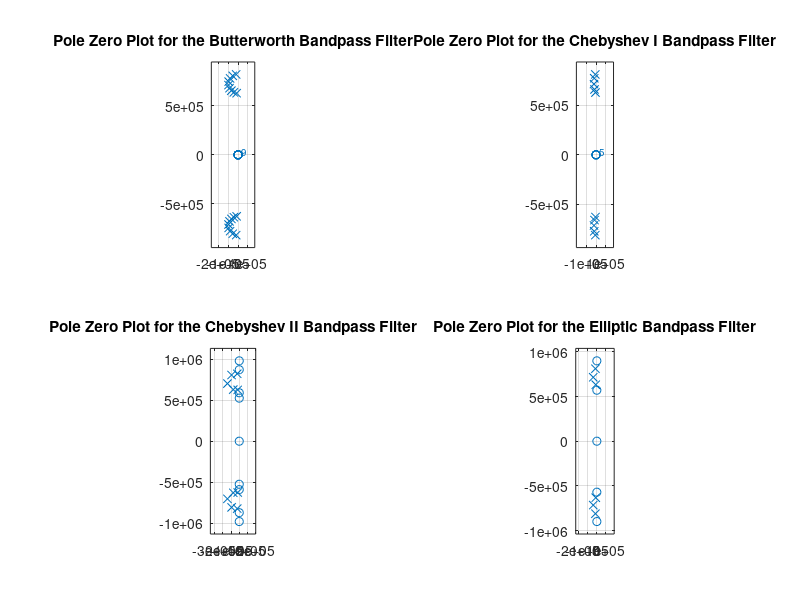
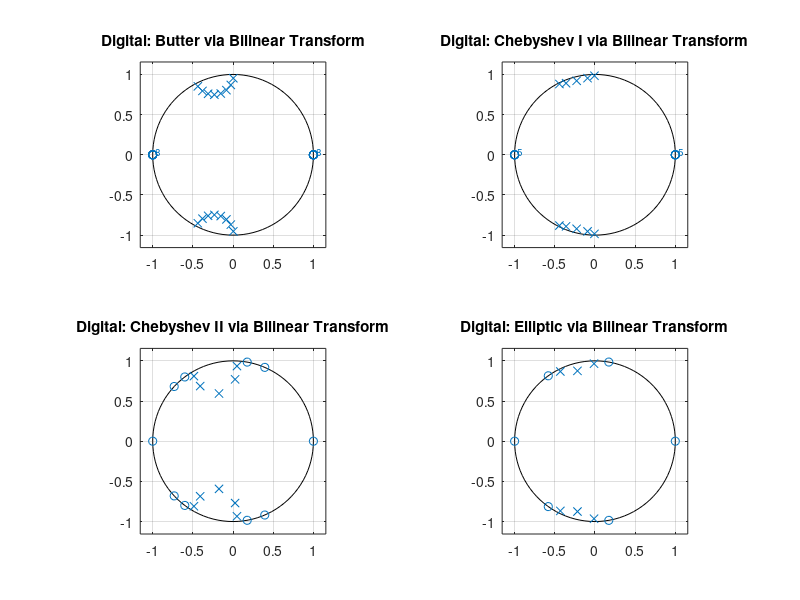
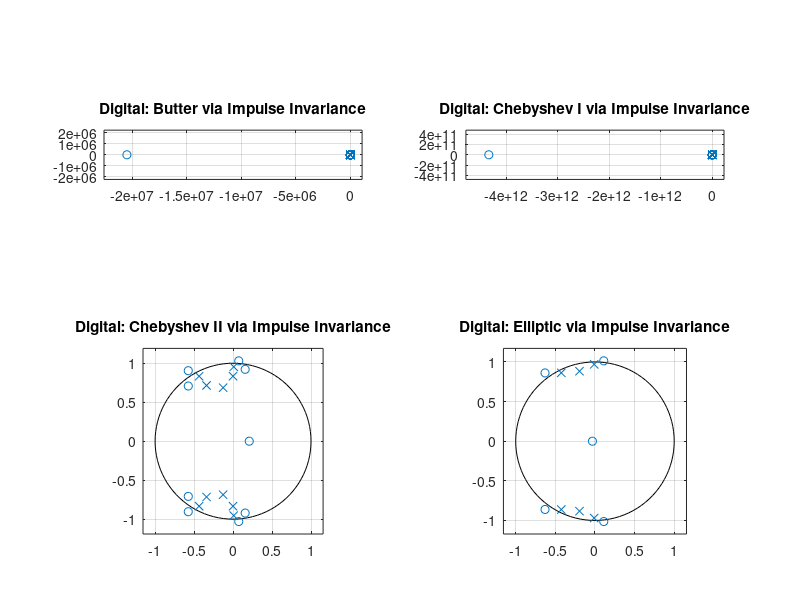

Here is the MATLAB script that generated these plots, in order: (Note: this script raises an error after producing the figures.)
% Michael Lendino ECE310 DSP PSET 3
%sorry for not doing this in a very efficient way, I did this late at night
%and was tired
clc;
clear all;

%% Call the appropriate functions to design digital bandpass filters with a sampling rate of 400kHz
Apass = 2;
Astop = 30;
Fpass = [100e3, 130e3];
Fstop = [90e3, 140e3];
%normalize frequency to sampling rate
Fsamp = 400e3;
FpassBL = [100e3, 130e3]/(Fsamp/2);
FstopBL = [90e3, 140e3]/(Fsamp/2);
wpass = 2*pi*Fpass;
wstop = 2*pi*Fstop;

%% Call the appropriate functions to design the bandpass filters and check that the orders match
%First we have to design the analog filters
[n,Wn] = buttord([wpass],[wstop],Apass,Astop,'s');
[b1,a1] = butter(n, Wn, 's');
[zb,pb,kb] = butter(n, Wn, 's');
[n2,Wn2] = cheb1ord([wpass],[wstop],Apass,Astop,'s');
[z2,p2,k2] = cheby1(n2,Apass,Wn2,'s');
[b2,a2] = cheby1(n2,Apass,Wn2,'s');
[n3,Wn3] = cheb2ord([wpass],[wstop],Apass,Astop,'s');
[z3,p3,k3] = cheby2(n3,Astop,Wn3,'s');
[b3,a3] = cheby2(n3,Astop,Wn3,'s');
[n4,Wn4] = ellipord([wpass],[wstop],Apass,Astop,'s');
[z4,p4,k4] = ellip(n4,Apass,Astop,Wn4,'s'); 
[b4,a4] = ellip(n4,Apass,Astop,Wn4,'s'); 
%Order for each analog filter
orderButterA = 2*n;
orderChebyIA = 2*n2;
orderChebyIIA = 2*n3;
orderEllipA = 2*n4;
%since nButter=9=n and nCheby=5=n2=n3, the orders are confirmed
%Now we have to do digital via bilinear transform
[n1,Wn1] = buttord([FpassBL],[FstopBL],Apass,Astop);
[z1,p1,k1] = butter(n1, Wn1); 
[b5,a5] = butter(n1, Wn1);
[n22,Wn22] = cheb1ord([FpassBL],[FstopBL],Apass,Astop);
[z22,p22,k22] = cheby1(n22,Apass,FpassBL);
[b6,a6] = cheby1(n22,Apass,FpassBL);
[n33,Wn33] = cheb2ord([FpassBL],[FstopBL],Apass,Astop);
[z33,p33,k33] = cheby2(n33,Astop,FstopBL);
[b7,a7] = cheby2(n33,Astop,FstopBL);
[n44,Wn44] = ellipord([FpassBL],[FstopBL],Apass,Astop);
[z44,p44,k44] = ellip(n44,Apass,Astop,Wn44); 
[b77,a77] = ellip(n44,Apass,Astop,Wn44); 
%order for each digital via bilinear transform filter
orderButterBL = 2*n1;
orderChebyIBL = 2*n22;
orderChebyIIBL = 2*n33;
orderEllipBL = 2*n44;

%Now we have to do design via impulse invariance
[bz1,az1] = impinvar(b1,a1,Fsamp);
[zz1,pp1,kk1] = tf2zp(bz1,az1);
[bz2,az2] = impinvar(b2,a2,Fsamp);
[zz2,pp2,kk2] = tf2zp(bz2,az2);
[bz3,az3] = impinvar(b3,a3,Fsamp);
[zz3,pp3,kk3] = tf2zp(bz3,az3);
[bz4,az4] = impinvar(b4,a4,Fsamp);
[zz4,pp4,kk4] = tf2zp(bz4,az4);
%order for the impulse invariance filters
Ni1 = filtord(bz1,az1);
Ni2 = filtord(bz2,az2);
Ni3 = filtord(bz3,az3);
Ni4 = filtord(bz4,az4);

%get pole zero plots for the analog, digital design via bilinear transform
%and for the digital via impulse invariance
figure('Name','Analog Filters','NumberTitle','off'); 
subplot(2,2,1);
zplane(zb,pb);
grid on;
title('Pole Zero Plot for the Butterworth Bandpass Filter');
subplot(2,2,2);
zplane(z2,p2);
grid on;
title('Pole Zero Plot for the Chebyshev I Bandpass Filter');
subplot(2,2,3);
zplane(z3,p3);
grid on;
title('Pole Zero Plot for the Chebyshev II Bandpass Filter');
subplot(2,2,4);
zplane(z4,p4);
grid on;
title('Pole Zero Plot for the Elliptic Bandpass Filter');

figure('Name','Bilinear Transforms','NumberTitle','off');
subplot(2,2,1);
zplane(z1,p1);
grid on;
title('Digital: Butter via Bilinear Transform');
subplot(2,2,2);
zplane(z22,p22);
grid on;
title('Digital: Chebyshev I via Bilinear Transform');
subplot(2,2,3);
zplane(z33,p33);
grid on;
title('Digital: Chebyshev II via Bilinear Transform');
subplot(2,2,4);
zplane(z44,p44);
grid on;
title('Digital: Elliptic via Bilinear Transform');

figure('Name','Impulse Invariance Design','NumberTitle','off');
subplot(2,2,1);
zplane(zz1,pp1);
grid on;
title('Digital: Butter via Impulse Invariance');
subplot(2,2,2);
zplane(zz2,pp2);
grid on;
title('Digital: Chebyshev I via Impulse Invariance');
subplot(2,2,3);
zplane(zz3,pp3);
grid on;
title('Digital: Chebyshev II via Impulse Invariance');
subplot(2,2,4);
zplane(zz4,pp4);
grid on;
title('Digital: Elliptic via Impulse Invariance');

%get magnitude response plots
[b111,a111] = zp2tf(zb,pb,kb);
[b21,a21] = zp2tf(z2,p2,k2);
[b31,a31] = zp2tf(z3,p3,k3);
[b41,a41] = zp2tf(z4,p4,k4);

[b51,a51] = zp2tf(z1,p1,k1);
[b61,a61] = zp2tf(z22,p22,k22);
[b71,a71] = zp2tf(z33,p33,k33);
[b771,a771] = zp2tf(z44,p44,k44);

[b81,a81] = zp2tf(zz1,pp1,kk1);
[b91,a91] = zp2tf(zz2,pp2,kk2);
[b101,a101] = zp2tf(zz3,pp3,kk3);
[b1111,a1111] = zp2tf(zz4,pp4,kk4);

[h,w] = freqs(b111,a111,100000);
[h2,w2] = freqs(b21,a21,100000);
[h3,w3] = freqs(b31,a31,100000);
[h4,w4] = freqs(b41,a41,100000);

[h5,w5] = freqz(b51,a51,100000, Fsamp);
[h6,w6] = freqz(b61,a61,100000, Fsamp);
[h7,w7] = freqz(b71,a71,100000, Fsamp);
[h77,w77] = freqz(b771,a771,100000, Fsamp);

[h8,w8] = freqz(b81,a81,100000, Fsamp);
[h9,w9] = freqz(b91,a91,100000, Fsamp);
[h10,w10] = freqz(b101,a101,100000, Fsamp);
[h11,w11] = freqz(b1111,a1111,100000, Fsamp);

%need to graph the magnitude in dB
Butterdb = 20*log10(abs(h));
ChebyIdb = 20*log10(abs(h2));
ChebyIIdb = 20*log10(abs(h3));
Ellipticdb = 20*log10(abs(h4));

ButterBLdb = 20*log10(abs(h5));
ChebyIBLdb = 20*log10(abs(h6));
ChebyIIBLdb = 20*log10(abs(h7));
EllipticBLdb = 20*log10(abs(h77));

ButterIMdb = 20*log10(abs(h8));
ChebyIdbIM = 20*log10(abs(h9));
ChebyIIdbIM = 20*log10(abs(h10));
EllipticIMdb = 20*log10(abs(h11));

figure('Name','Analog Magnitude Response','NumberTitle','off');
subplot(2,2,1);
plot(w/(2*pi),Butterdb);
grid on;
title('Analog: Butterworth Magnitude Response');
ylabel('Magnitude (dB)');
xlabel('Frequency (Hz)');
%frequency on the x axis from 0 to Nyquist Bandwidth on a linear scale
xlim([0 (Fsamp/2)]);
%magnitude in dB
ylim([-50 1]);
subplot(2,2,2);
plot(w2/(2*pi),ChebyIdb);
grid on;
title('Analog: Chebyshev I Magnitude Response');
ylabel('Magnitude (dB)');
xlabel('Frequency (Hz)');
%frequency on the x axis from 0 to Nyquist Bandwidth on a linear scale
xlim([0 (Fsamp/2)]);
%magnitude in dB
ylim([-50 1]);
subplot(2,2,3);
plot(w3/(2*pi),ChebyIIdb);
grid on;
title('Analog: Chebyshev II Magnitude Response');
ylabel('Magnitude (dB)');
xlabel('Frequency (Hz)');
%frequency on the x axis from 0 to Nyquist Bandwidth on a linear scale
xlim([0 (Fsamp/2)]);
%magnitude in dB
ylim([-50 1]);
subplot(2,2,4);
plot(w4/(2*pi),Ellipticdb);
grid on;
title('Analog: Chebyshev II Magnitude Response');
ylabel('Magnitude (dB)');
xlabel('Frequency (Hz)');
%frequency on the x axis from 0 to Nyquist Bandwidth on a linear scale
xlim([0 (Fsamp/2)]);
%magnitude in dB
ylim([-50 1]);

figure('Name','Digital Design via Bilinear Transform Magnitude Response','NumberTitle','off');
subplot(2,2,1);
plot(w5,ButterBLdb);
grid on;
title('Digital via Bilinear: Butterworth Magnitude Response');
ylabel('Magnitude (dB)');
xlabel('Frequency (Hz)');
%frequency on the x axis from 0 to Nyquist Bandwidth on a linear scale
xlim([0 (Fsamp/2)]);
%magnitude in dB
ylim([-50 1]);
subplot(2,2,2);
plot(w6,ChebyIBLdb);
grid on;
title('Digital via Bilinear: Chebyshev I Magnitude Response');
ylabel('Magnitude (dB)');
xlabel('Frequency (Hz)');
%frequency on the x axis from 0 to Nyquist Bandwidth on a linear scale
xlim([0 (Fsamp/2)]);
%magnitude in dB
ylim([-50 1]);
subplot(2,2,3);
plot(w7,ChebyIIBLdb);
grid on;
title('Digital via Bilinear: Chebyshev II Magnitude Response');
ylabel('Magnitude (dB)');
xlabel('Frequency (Hz)');
%frequency on the x axis from 0 to Nyquist Bandwidth on a linear scale
xlim([0 (Fsamp/2)]);
%magnitude in dB
ylim([-50 1]);
subplot(2,2,4);
plot(w77,EllipticBLdb);
grid on;
title('Digital via Bilinear: Elliptic Magnitude Response');
ylabel('Magnitude (dB)');
xlabel('Frequency (Hz)');
%frequency on the x axis from 0 to Nyquist Bandwidth on a linear scale
xlim([0 (Fsamp/2)]);
%magnitude in dB
ylim([-50 1]);

figure('Name','Digital Design via Impulse Invariance Magnitude Response','NumberTitle','off');
subplot(2,2,1);
plot(w8,ButterIMdb);
grid on;
title('Digital via Impulse Invariance: Butterworth Magnitude Response');
ylabel('Magnitude (dB)');
xlabel('Frequency (Hz)');
%frequency on the x axis from 0 to Nyquist Bandwidth on a linear scale
xlim([0 (Fsamp/2)]);
%magnitude in dB
ylim([-50 1]);
subplot(2,2,2);
plot(w9,ChebyIdbIM);
grid on;
title('Digital via Impulse Invariance: Chebyshev I Magnitude Response');
ylabel('Magnitude (dB)');
xlabel('Frequency (Hz)');
%frequency on the x axis from 0 to Nyquist Bandwidth on a linear scale
xlim([0 (Fsamp/2)]);
%magnitude in dB
ylim([-50 1]);
subplot(2,2,3);
plot(w10,ChebyIIdbIM);
grid on;
title('Digital via Impulse Invariance: Chebyshev II Magnitude Response');
ylabel('Magnitude (dB)');
xlabel('Frequency (Hz)');
%frequency on the x axis from 0 to Nyquist Bandwidth on a linear scale
xlim([0 (Fsamp/2)]);
%magnitude in dB
ylim([-50 1]);
subplot(2,2,4);
plot(w11,EllipticIMdb);
grid on;
title('Digital via Impulse Invariance: Elliptic Magnitude Response');
ylabel('Magnitude (dB)');
xlabel('Frequency (Hz)');
%frequency on the x axis from 0 to Nyquist Bandwidth on a linear scale
xlim([0 (Fsamp/2)]);
%magnitude in dB
ylim([-50 1]);

%now we wish to find the time constants for each of the 12 filters
%for the four analog filters, butterworth, ChebyI, Cheby II, and elliptic
tau1 = max(1./abs(real(pb)));
tau2 = max(1./abs(real(p2)));
tau3 = max(1./abs(real(p3)));
tau4 = max(1./abs(real(p4)));
%for the eight digital filters, four bilinear, four impulse invariant,
%butterworth, chebyI, chebyII, and elliptic
tau5 = max(abs(1./log(abs(p1))))/Fsamp;
tau6 = max(abs(1./log(abs(p22))))/Fsamp;
tau7 = max(abs(1./log(abs(p33))))/Fsamp;
tau8 = max(abs(1./log(abs(p44))))/Fsamp;

tau9 = max(abs(1./log(abs(pp1))))/Fsamp;
tau10 = max(abs(1./log(abs(pp2))))/Fsamp;
tau11 = max(abs(1./log(abs(pp3))))/Fsamp;
tau12 = max(abs(1./log(abs(pp4))))/Fsamp;
%Now we wish to calculate the specifications of the analog bandpass filter
%obtained via prewarping
Omega1 = tan(0.5*(90e3*2*pi/Fsamp));
Omega2 = tan(0.5*(100e3*2*pi/Fsamp));
Omega3 = tan(0.5*(130e3*2*pi/Fsamp));
Omega4 = tan(0.5*(140e3*2*pi/Fsamp));





